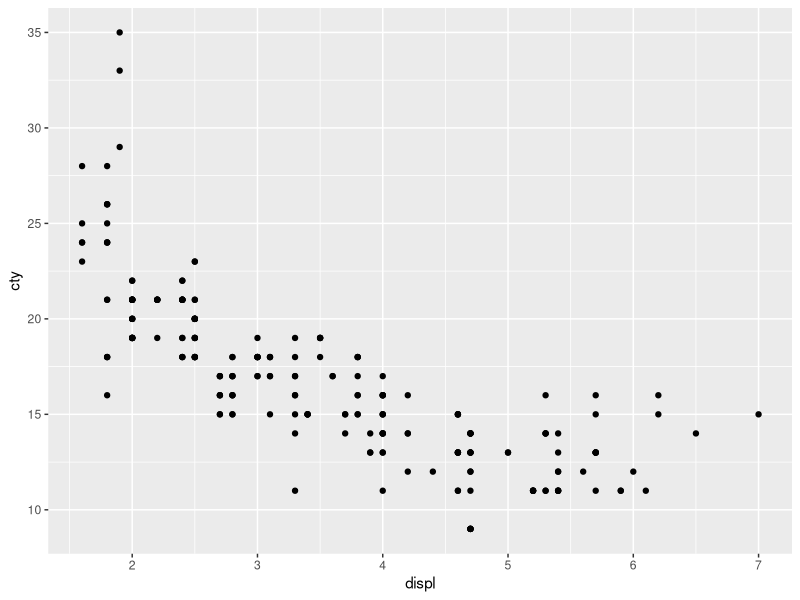

Generate this figure with R:
# 라이브러리 설치
# install.packages("패키지명")
# load 라이브러리
# 파이썬 라이브러리 숫자가 20만개 넘음
# R, 2만개 미만.
library(ggplot2)

data("mpg")
str(mpg)

# 산점도
ggplot(mpg, aes(x=displ, y=cty)) +
  geom_point()
